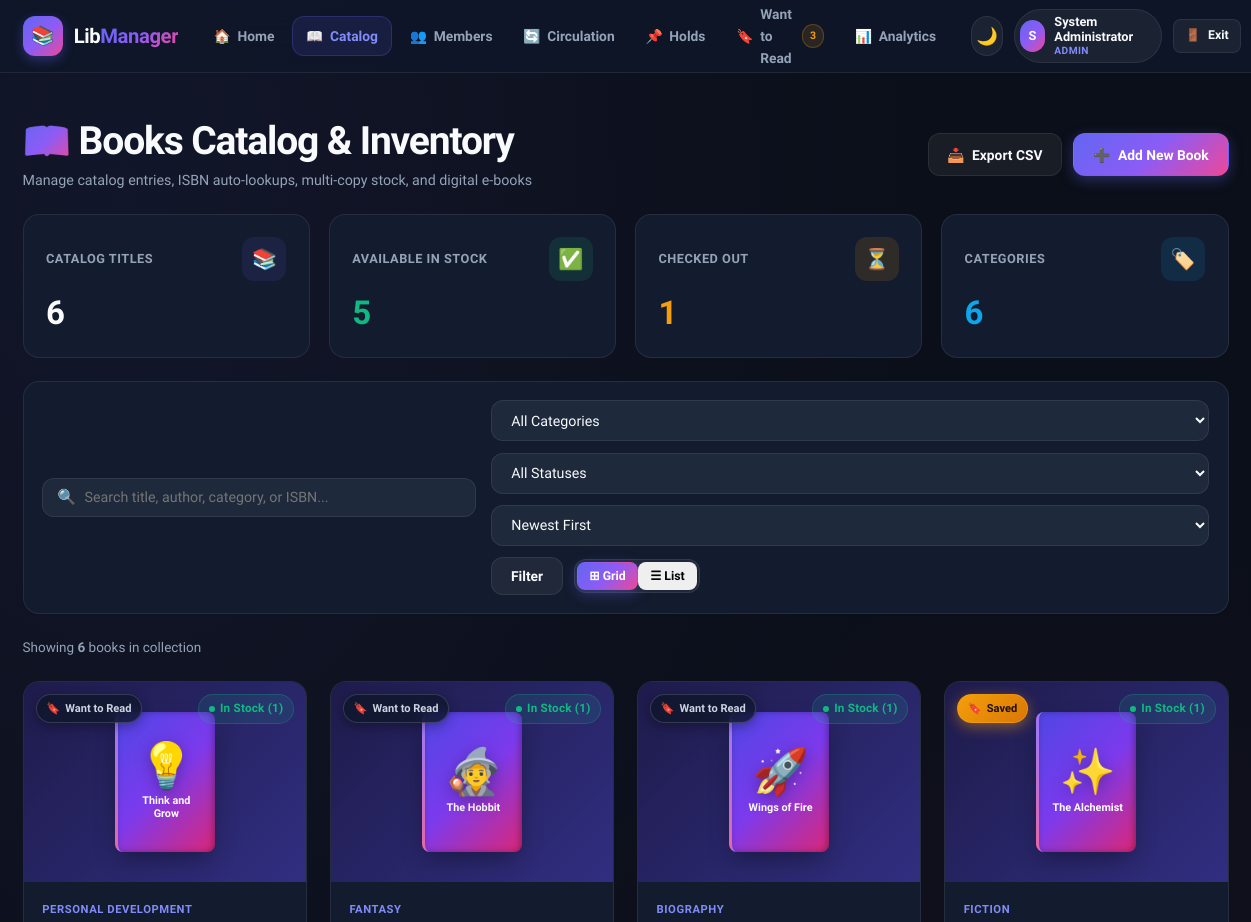
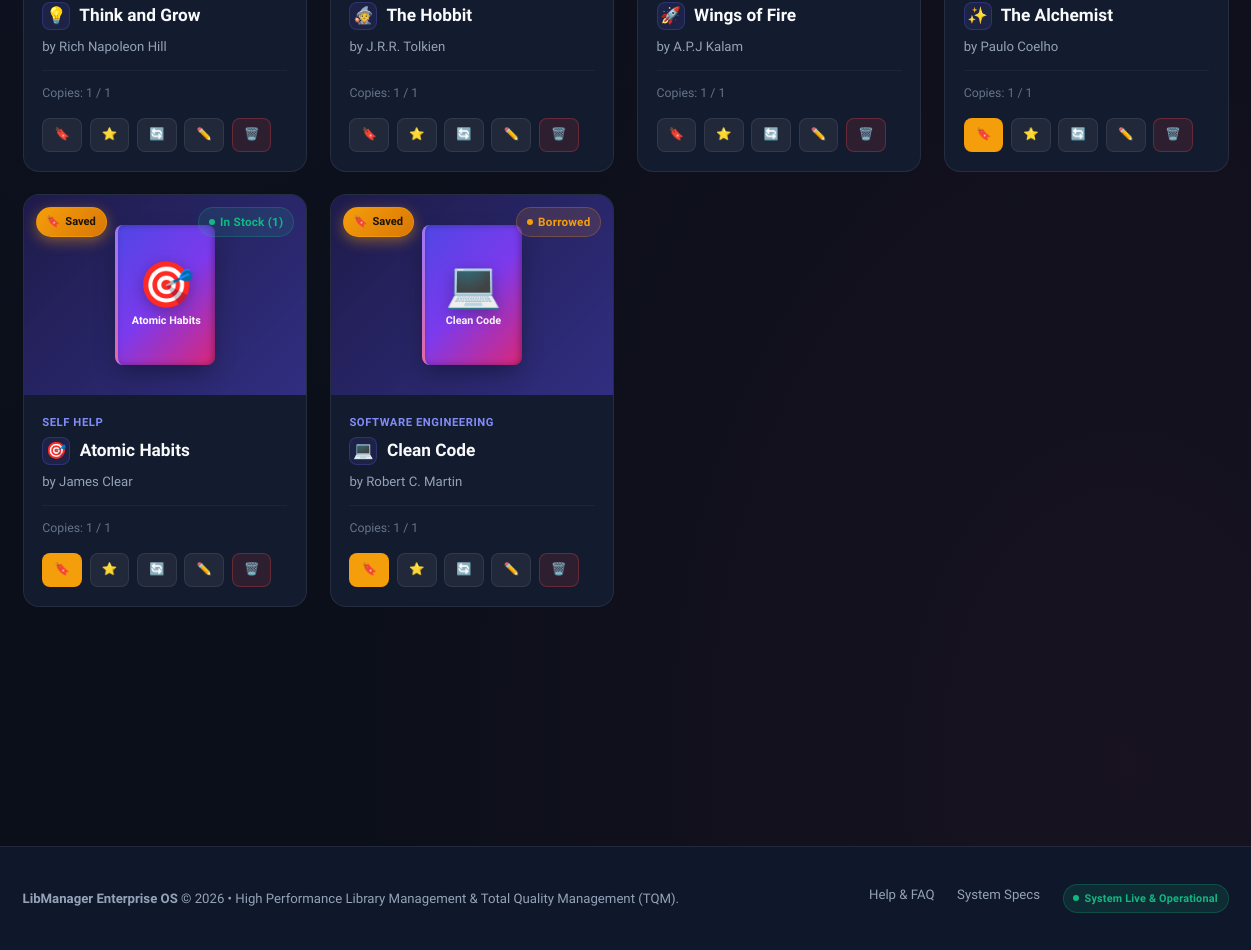
The app's page /catalog (signed in) with its own data (2 pictures, top to bottom).
### tables this page shows
CREATE TABLE books (
            id INTEGER PRIMARY KEY AUTOINCREMENT,
            title TEXT NOT NULL,
            author TEXT NOT NULL,
            category TEXT NOT NULL,
            status TEXT DEFAULT 'Available'
        , isbn TEXT, cover_url TEXT, total_copies INTEGER DEFAULT 1, available_copies INTEGER DEFAULT 1, pdf_url TEXT, icon TEXT);

### app.py (the view)
@app.route("/books")
@app.route("/catalog")
@login_required
def books_catalog():
    search_query = request.args.get("q", "").strip()
    category_filter = request.args.get("category", "").strip()
    status_filter = request.args.get("status", "").strip()
    sort_by = request.args.get("sort", "newest").strip()
    conn = get_db_connection()
    query = "SELECT * FROM books WHERE 1=1"
    params = []
    if search_query:
        query += " AND (title LIKE ? OR author LIKE ? OR category LIKE ? OR isbn LIKE ?)"
        wildcard = f"%{search_query}%"
        params.extend([wildcard, wildcard, wildcard, wildcard])
    if category_filter:
        query += " AND category = ?"
        params.append(category_filter)
    if status_filter:
        query += " AND status = ?"
        params.append(status_filter)
    if sort_by == "title_asc":
        query += " ORDER BY title ASC"
    elif sort_by == "title_desc":
        query += " ORDER BY title DESC"
    elif sort_by == "author_asc":
        query += " ORDER BY author ASC"
    elif sort_by == "category_asc":
        query += " ORDER BY category ASC"
    else:
        query += " ORDER BY id DESC"
    books = conn.execute(query, params).fetchall()
    categories = conn.execute(
        "SELECT DISTINCT category FROM books ORDER BY category"
    ).fetchall()
    total_books = conn.execute("SELECT COUNT(*) FROM books").fetchone()[0]
    available_books = conn.execute(
        "SELECT COUNT(*) FROM books WHERE status = 'Available'"
    ).fetchone()[0]
    borrowed_books = conn.execute(
        "SELECT COUNT(*) FROM books WHERE status = 'Borrowed'"
    ).fetchone()[0]
    categories_count = conn.execute(
        "SELECT COUNT(DISTINCT category) FROM books"
    ).fetchone()[0]
    conn.close()
    stats = {
        "total": total_books,
        "available": available_books,
        "borrowed": borrowed_books,
        "categories": categories_count
    }
    return render_template(
        "index.html",
        books=books,
        categories=[c["category"] for c in categories],
        stats=stats,
        search_query=search_query,
        selected_category=category_filter,
        selected_status=status_filter,
        selected_sort=sort_by,
        active_page="books"
    )

### app.py (called while the page is built)
def get_db_connection():
    conn = sqlite3.connect(DATABASE)
    conn.row_factory = sqlite3.Row
    return conn

@app.context_processor
def inject_user():
    user_data = None
    user_wishlist = set()
    if "user_id" in session:
        user_data = {
            "id": session.get("user_id"),
            "username": session.get("username"),
            "email": session.get("email"),
            "full_name": session.get("full_name"),
            "role": session.get("role", "Member")
        }
        try:
            conn = get_db_connection()
            rows = conn.execute("SELECT book_id FROM wishlist WHERE user_id = ?", (session["user_id"],)).fetchall()
            user_wishlist = {r["book_id"] for r in rows}
            conn.close()
        except Exception:
            user_wishlist = set()
    return {
        "current_user": user_data,
        "user_wishlist": user_wishlist,
        "wishlist_count": len(user_wishlist),
        "get_book_icon": get_book_icon
    }

def login_required(f):
    @wraps(f)
    def decorated_function(*args, **kwargs):
        if "user_id" not in session:
            flash("Please sign in to access your library account.", "warning")
            return redirect(url_for("login_page", next=request.url))
        return f(*args, **kwargs)
    return decorated_function

### templates/index.html (shortened to what this page needs)
{% extends "base.html" %}
{% block content %}
<div class="container" style="padding-top: 1.5rem; padding-bottom: 3rem;">
  <div style="display: flex; justify-content: space-between; align-items: center; margin-bottom: 1.5rem; flex-wrap: wrap; gap: 1rem;">
    <div>
      <h1 class="page-title" style="margin-bottom: 0.25rem;">
        <span>📖</span> Books Catalog & Inventory
      </h1>
      <p style="color: var(--text-muted); font-size: 0.95rem;">
        Manage catalog entries, ISBN auto-lookups, multi-copy stock, and digital e-books
      </p>
    </div>
    <div style="display: flex; gap: 0.75rem; flex-wrap: wrap;">
      <a href="{{ url_for('export_csv', q=search_query, category=selected_category, status=selected_status) }}" class="btn btn-secondary" title="Export Current List as CSV">
        <span>📥</span> Export CSV
      </a>
      <button type="button" class="btn btn-primary" onclick="openAddModal()" id="btnOpenAddBook">
        <span>➕</span> Add New Book
      </button>
    </div>
  </div>
  <div class="stats-grid" style="margin-bottom: 1.5rem;">
    <div class="stat-card">
      <div class="stat-header">
        <span class="stat-title">Catalog Titles</span>
        <div class="stat-icon">📚</div>
      </div>
      <div class="stat-value">{{ stats.total }}</div>
    </div>
    <div class="stat-card success">
      <div class="stat-header">
        <span class="stat-title">Available in Stock</span>
        <div class="stat-icon">✅</div>
      </div>
      <div class="stat-value" style="color: var(--status-success);">{{ stats.available }}</div>
    </div>
    <div class="stat-card warning">
      <div class="stat-header">
        <span class="stat-title">Checked Out</span>
        <div class="stat-icon">⏳</div>
      </div>
      <div class="stat-value" style="color: var(--status-warning);">{{ stats.borrowed }}</div>
    </div>
    <div class="stat-card info">
      <div class="stat-header">
        <span class="stat-title">Categories</span>
        <div class="stat-icon">🏷️</div>
      </div>
      <div class="stat-value" style="color: var(--status-info);">{{ stats.categories }}</div>
    </div>
  </div>
  <div class="card" style="padding: 1.25rem; margin-bottom: 1.5rem;">
    <form method="GET" action="{{ url_for('books_catalog') }}" id="searchFilterForm">
      <div class="toolbar" style="margin-bottom: 0;">
        <div class="search-box">
          <span class="search-icon">🔍</span>
          <input type="text" name="q" value="{{ search_query }}" class="form-control" placeholder="Search title, author, category, or ISBN..." id="searchInput">
        </div>
        <div class="filter-group">
          <select name="category" class="form-select" style="min-width: 160px;" onchange="this.form.submit()">
            <option value="">All Categories</option>
          </select>
          <select name="status" class="form-select" style="min-width: 140px;" onchange="this.form.submit()">
            <option value="">All Statuses</option>
          </select>
          <select name="sort" class="form-select" style="min-width: 140px;" onchange="this.form.submit()">
            <option value="newest" {% if selected_sort == 'newest' %}selected{% endif %}>Newest First</option>
          </select>
          <button type="submit" class="btn btn-secondary">Filter</button>
          <div style="display: flex; background: var(--badge-bg); border: 1px solid var(--border-color); border-radius: var(--radius-md); padding: 2px;">
            <button type="button" class="btn btn-sm" id="viewGridBtn" style="border-radius: var(--radius-sm);" onclick="switchView('grid')" title="Grid View">⊞ Grid</button>
            <button type="button" class="btn btn-sm" id="viewTableBtn" style="border-radius: var(--radius-sm);" onclick="switchView('table')" title="Table View">☰ List</button>
          </div>
        </div>
      </div>
    </form>
  </div>
  <div style="display: flex; justify-content: space-between; align-items: center; margin-bottom: 1rem;">
    <div style="font-size: 0.9rem; color: var(--text-muted);">
      Showing <strong>{{ books|length }}</strong> books in collection
    </div>
  </div>
  {% if books|length == 0 %}
  <div class="card" style="text-align: center; padding: 4rem 2rem;">
    <div style="font-size: 3rem; margin-bottom: 1rem;">🔍</div>
    <h3 style="font-size: 1.35rem; font-weight: 700; margin-bottom: 0.5rem;">No books found</h3>
    <p style="color: var(--text-muted); max-width: 450px; margin: 0 auto 1.5rem;">
      No titles matched your search query or filters. Try adjusting your search keywords or clear current filters.
    </p>
    <a href="{{ url_for('books_catalog') }}" class="btn btn-secondary">Reset Filters</a>
  </div>
  {% else %}
  <div class="books-grid" id="catalogGridView">
    {% for book in books %}
    {% set book_icon = book.icon if book.icon else get_book_icon(book.title, book.category) %}
    <div class="book-card">
      <div class="book-cover-wrap">
        {% if book.cover_url %}
        <img src="{{ book.cover_url }}" alt="{{ book.title }} Cover" class="book-cover-img" loading="lazy">
        {% else %}
        <div class="book-cover-fallback">
          <span class="icon">{{ book_icon }}</span>
          <span style="font-size: 0.72rem; font-weight: 700; line-height: 1.2;">{{ book.title[:24] }}</span>
        </div>
        {% endif %}
        <a href="{{ url_for('toggle_wishlist', book_id=book.id) }}"
           class="book-wishlist-toggle {% if book.id in user_wishlist %}active{% endif %}"
           data-book-id="{{ book.id }}"
           title="{{ 'Remove from Want to Read' if book.id in user_wishlist else 'Add to Want to Read' }}">
          <span class="wishlist-icon">🔖</span>
          <span class="wishlist-text">{% if book.id in user_wishlist %}Saved{% else %}Want to Read{% endif %}</span>
        </a>
        <div class="book-cover-badge">
          {% if book.status == 'Available' %}
          <span class="badge badge-success"><span class="badge-dot"></span> In Stock ({{ book.available_copies or 1 }})</span>
          {% else %}
          <span class="badge badge-warning"><span class="badge-dot"></span> Borrowed</span>
          {% endif %}
        </div>
      </div>
      <div class="book-body">
        <div class="book-category">{{ book.category }}</div>
        <h3 class="book-title" title="{{ book.title }}">
          <span class="book-icon-badge">{{ book_icon }}</span>
          {{ book.title }}
        </h3>
        <div class="book-author">by {{ book.author }}</div>
        <div class="book-meta">
          <span>Copies: {{ book.available_copies or 0 }} / {{ book.total_copies or 1 }}</span>
        </div>
        <div class="book-actions">
          <a href="{{ url_for('toggle_wishlist', book_id=book.id) }}"
             class="btn btn-sm {% if book.id in user_wishlist %}btn-warning active{% else %}btn-secondary{% endif %} book-wishlist-btn"
             data-book-id="{{ book.id }}"
             title="{{ 'Remove from Want to Read' if book.id in user_wishlist else 'Save to Want to Read' }}">
            <span>🔖</span>
          </a>
          <a href="{{ url_for('book_reviews', book_id=book.id) }}" class="btn btn-secondary btn-sm" title="Reviews & Ratings">
            <span>⭐</span>
          </a>
          <a href="{{ url_for('toggle_status', id=book.id) }}" class="btn btn-secondary btn-sm" title="Toggle Available / Borrowed">
            <span>🔄</span>
          </a>
          <a href="{{ url_for('edit_book', id=book.id) }}" class="btn btn-secondary btn-sm" title="Edit book details">
            <span>✏️</span>
          </a>
          <a href="{{ url_for('delete_book', id=book.id) }}" class="btn btn-danger btn-sm" onclick="return confirm('Are you sure you want to delete this book?')" title="Delete book">
            <span>🗑️</span>
          </a>
        </div>
      </div>
    </div>
    {% endfor %}
  </div>
  {% endif %}
</div>
{% endblock %}

### templates/base.html (shortened to what this page needs)
<!DOCTYPE html>
<html lang="en" data-theme="dark">
<head>
  <link rel="stylesheet" href="{{ url_for('static', filename='css/style.css') }}">
</head>
<body>
  <nav class="navbar" id="mainNavbar">
    <div class="container nav-container">
      <a href="{{ url_for('home_page') if current_user else url_for('login_page') }}" class="nav-brand" id="navBrandLogo">
        <div class="nav-brand-logo">📚</div>
        <div class="nav-brand-text">Lib<span>Manager</span></div>
      </a>
      {% if current_user %}
      <ul class="nav-links" id="mainNavLinks">
        <li>
          <a href="{{ url_for('home_page') }}" class="nav-link {% if active_page == 'home' %}active{% endif %}">
            <span>🏠</span> Home
          </a>
        </li>
        <li>
          <a href="{{ url_for('books_catalog') }}" class="nav-link {% if active_page == 'books' %}active{% endif %}">
            <span>📖</span> Catalog
          </a>
        </li>
        <li>
          <a href="{{ url_for('members_page') }}" class="nav-link {% if active_page == 'members' %}active{% endif %}">
            <span>👥</span> Members
          </a>
        </li>
        <li>
          <a href="{{ url_for('borrow_page') }}" class="nav-link {% if active_page == 'borrow' %}active{% endif %}">
            <span>🔄</span> Circulation
          </a>
        </li>
        <li>
          <a href="{{ url_for('reservations_page') }}" class="nav-link {% if active_page == 'reservations' %}active{% endif %}">
            <span>📌</span> Holds
          </a>
        </li>
        <li>
          <a href="{{ url_for('wishlist_page') }}" class="nav-link {% if active_page == 'wishlist' %}active{% endif %}" title="View your Want to Read reading list">
            <span>🔖</span> Want to Read
            <span class="badge badge-warning" id="globalWishlistBadge" style="font-size: 0.7rem; padding: 0.15rem 0.45rem; border-radius: 999px; margin-left: 0.25rem; {% if not wishlist_count %}display: none;{% endif %}">{{ wishlist_count or 0 }}</span>
          </a>
        </li>
        <li>
          <a href="{{ url_for('analytics_page') }}" class="nav-link {% if active_page == 'analytics' %}active{% endif %}">
            <span>📊</span> Analytics
          </a>
        </li>
      </ul>
      {% endif %}
      <div class="nav-actions">
        <button type="button" class="theme-toggle-btn" id="themeToggleBtn" title="Toggle Light/Dark Theme" aria-label="Toggle theme">
          <span id="themeIcon">🌙</span>
        </button>
        {% if current_user %}
        <a href="{{ url_for('profile_page') }}" class="user-menu" id="userMenuBtn" title="View Profile">
          <div class="user-avatar">{{ current_user.full_name[:1] | upper if current_user.full_name else 'U' }}</div>
          <div class="user-info">
            <span class="user-name">{{ current_user.full_name or current_user.username }}</span>
            <span class="user-role-badge">{{ current_user.role }}</span>
          </div>
        </a>
        <a href="{{ url_for('logout') }}" class="btn btn-secondary btn-sm" id="logoutBtn" title="Sign Out">
          <span>🚪</span> Exit
        </a>
        {% else %}
        <a href="{{ url_for('login_page') }}" class="btn btn-secondary btn-sm" id="loginNavBtn">Sign In</a>
        <a href="{{ url_for('register_page') }}" class="btn btn-primary btn-sm" id="registerNavBtn">Create Account</a>
        {% endif %}
      </div>
    </div>
  </nav>
  <main id="mainContent" style="flex: 1;">
    {% block content %}{% endblock %}
  </main>
  <footer class="footer">
    <div class="container footer-content">
      <div>
        <strong>LibManager Enterprise OS</strong> &copy; 2026 &bull; High Performance Library Management & Total Quality Management (TQM).
      </div>
      <div class="footer-links">
        <a href="{{ url_for('help_page') if current_user else '#' }}">Help & FAQ</a>
        <a href="{{ url_for('about_page') if current_user else '#' }}">System Specs</a>
        <span class="badge badge-success" style="font-size: 0.72rem;">
          <span class="badge-dot"></span> System Live & Operational
        </span>
      </div>
    </div>
  </footer>
</body>
</html>

### records on screen
books: icon "💡", title "Think and Grow", shows "Want to Read", available_copies "1", category "PERSONAL DEVELOPMENT", author "Rich Napoleon Hill", total_copies "1"
books: icon "🧙", title "The Hobbit", shows "Want to Read", available_copies "1", category "FANTASY", author "J.R.R. Tolkien", total_copies "1"
books: icon "🚀", title "Wings of Fire", shows "Want to Read", available_copies "1", category "BIOGRAPHY", author "A.P.J Kalam", total_copies "1"
books: icon "✨", title "The Alchemist", shows "Saved", available_copies "1", category "FICTION", author "Paulo Coelho", total_copies "1"
books: icon "🎯", title "Atomic Habits", shows "Saved", available_copies "1", category "SELF HELP", author "James Clear", total_copies "1"
books: icon "💻", title "Clean Code", shows "Saved", status "Borrowed" (drawn), category "SOFTWARE ENGINEERING", author "Robert C. Martin", available_copies "1", total_copies "1"

### other values on screen
{{ wishlist_count or 0 }} "3"
{{ current_user.full_name[:1] | upper if current_user.full_name else 'U' }} "S"
{{ current_user.full_name or current_user.username }} "System Administrator"
{{ current_user.role }} "ADMIN"
{{ stats.total }} "6"
{{ stats.available }} "5"
{{ stats.borrowed }} "1"
{{ stats.categories }} "6"
{{ books|length }} "6"
